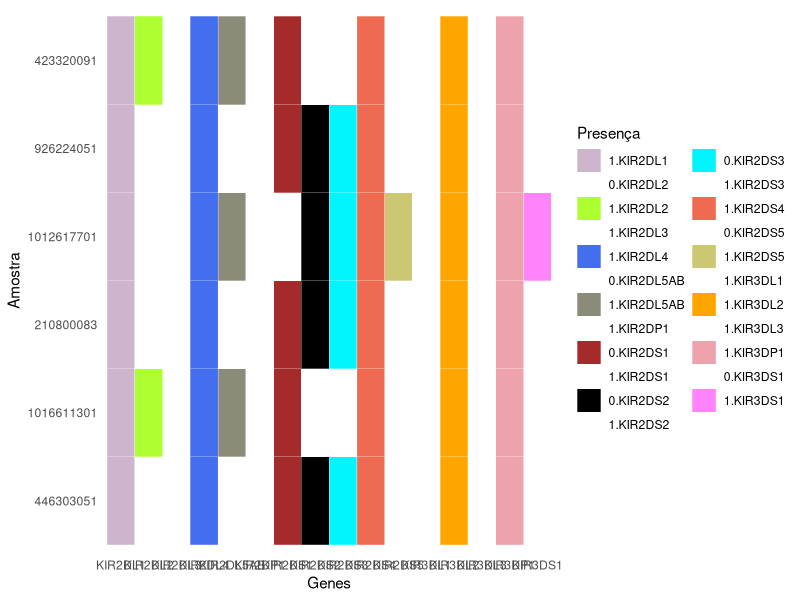
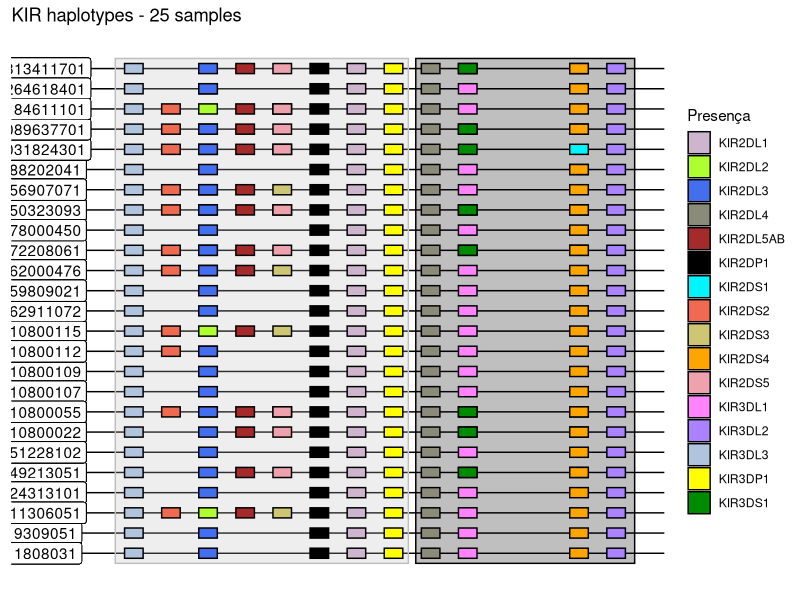
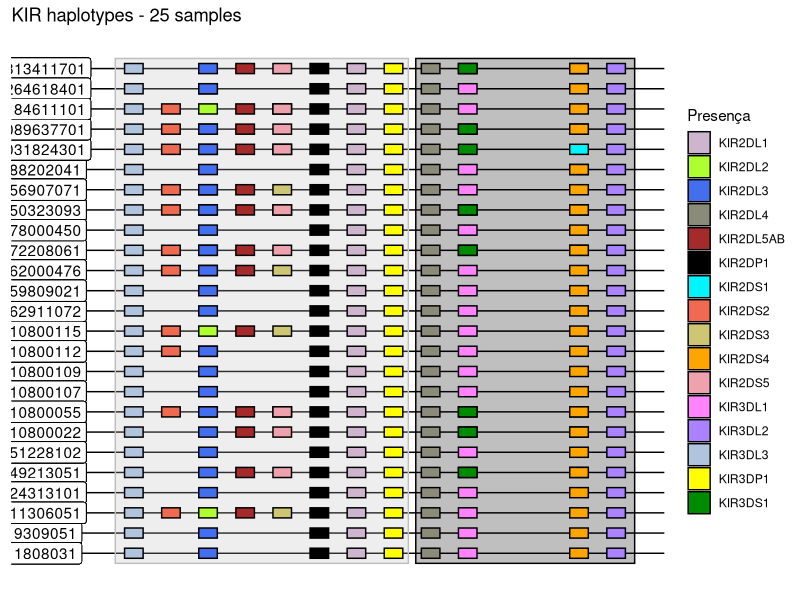

Source code (R) for these figures, in order:
#Script para tentar criar um haplotipo de KIR
install.packages("reshape2")
install.packages("tidyverse")
#pacotes
library(tidyverse)
library(dplyr)
library(ggplot2)
library(viridis)
library(tidyr)
library(readr)
library(reshape2) #melt

table <- read.table("presence.table.txt", h = T, sep = "\t")

#filtrando uma unica amostra para ver se funciona o codigo
sample <-  c("446303051", "1016611301", "210800083", "1012617701", "926224051", "423320091")
# Filtrando as amostras específicas
data_filtered <- table %>% 
  filter(SAMPLE %in% sample)


# Transformar os dados para o formato longo
data_long <- melt(data_filtered, id.vars = "SAMPLE") %>% 
             filter(variable != "X5UPKIR", variable != "HLA.E", variable != "HLA.G") %>% 
             filter(!grepl("^LIL", variable)) 

# Definir SAMPLE como um fator para garantir que seja tratado como discreto
data_long$SAMPLE <- factor(data_long$SAMPLE, levels = unique(data_long$SAMPLE))


# Criar um vetor de cores para cada gene
gene_colors <- c("KIR2DL1" = "#CDB5CD", "KIR2DL2" = "#ADFF2F", 
                 "KIR2DL3" = "#436EEE", "KIR2DL4" = "#8B8B7A", 
                 "KIR2DL5AB" = "#A52A2A", "KIR2DP1" = "black", 
                 "KIR2DS1" = "#00F5FF", "KIR2DS2" = "#EE6A50", 
                 "KIR2DS3" = "#CDC673", "KIR2DS4" = "orange", 
                 "KIR2DS5" = "#EEA2AD", "KIR3DL1" = "#FF83FA", 
                 "KIR3DL2" = "#AB82FF", "KIR3DL3" = "#B0C4DE", 
                 "KIR3DP1" = "#FFFF00", "KIR3DS1" = "#008B00")

# Criar um mapeamento de cores para 0 e 1 para cada gene
color_mapping <- unlist(sapply(names(gene_colors), function(gene) {
  c(`1` = gene_colors[[gene]], `0` = "white")
}))

# Criar o gráfico
data_long %>% 
  ggplot(aes(x = variable, y = SAMPLE)) +
  geom_tile(aes(fill = interaction(value, variable)), color = "white") +  # Interação de value e variable
  scale_fill_manual(values = color_mapping) +
  theme_minimal() +
  labs(x = "Genes", y = "Amostra", fill = "Presença") +
  theme(panel.grid.major = element_blank(), 
        panel.grid.minor = element_blank()) +
  scale_y_discrete(limits = unique(data_long$SAMPLE))  # Define as amostras únicas


# Criar o gráfico
table %>% 
  select(SAMPLE, starts_with("KIR")) %>% 
  slice_sample(n = 25) %>% 
  mutate(ypos = row_number(.)) %>% 
  pivot_longer(starts_with("KIR"), names_to = "Gene",values_to = "Presence") %>% 
  filter(Presence == 1) %>% 
  mutate(Gene = factor(Gene)) %>% 
  mutate(xpos = case_when(
    Gene == "KIR3DL3" ~ 1,
    Gene == "KIR2DS2" ~ 2,
    Gene == "KIR2DL2" ~ 3,
    Gene == "KIR2DL3" ~ 3,
    Gene == "KIR2DL5AB" ~ 4,
    Gene == "KIR2DS3" ~ 5,
    Gene == "KIR2DS5" ~ 5,
    Gene == "KIR2DP1" ~ 6,
    Gene == "KIR2DL1" ~ 7,
    Gene == "KIR3DP1" ~ 8,
    Gene == "KIR2DL4" ~ 9,
    Gene == "KIR3DL1" ~ 10,
    Gene == "KIR3DS1" ~ 10,
    Gene == "KIR2DL5AB" ~ 11,
    Gene == "KIR2DS3" ~ 12,
    Gene == "KIR2DS5" ~ 12,
    Gene == "KIR2DS4" ~ 13,
    Gene == "KIR2DS1" ~ 13,
    Gene == "KIR3DL2" ~ 14,
    TRUE~NA
  )) %>% 
  mutate(SAMPLE = factor(SAMPLE)) %>% 
  ggplot(aes(y=ypos,fill = Gene)) +
  geom_hline(aes(yintercept = ypos)) +
  annotate(geom = "rect",xmin = .5, xmax = 8.4,
           ymin=.5,ymax = 25+.5, alpha = .25,
           fill = "grey",
           color = "grey") +
  annotate(geom = "rect",xmin = 8.6, xmax = 14.5,
           ymin=.5,ymax = 25+.5, alpha = .25,
           fill = "black",
           color = "black") +
  geom_rect(aes(xmin = xpos -.25, xmax = xpos+.25, ymin=ypos-.25,ymax=ypos+.25),
            alpha = 1,
            color = "black") +
  scale_fill_manual(values = gene_colors) +
  theme_minimal() +
  labs(x = "Genes", y = "Amostra", fill = "Presença",
       title = "KIR haplotypes - 25 samples") +
  theme(panel.grid.major = element_blank(), 
        panel.grid.minor = element_blank(),
        axis.title = element_blank(),
        axis.text = element_blank()) +
  geom_label(aes(x = -1.5,y = ypos, label = SAMPLE, fill = NULL),
             show.legend = F)

ggsave(filename = "kir_25_samples.png",bg = "white")
